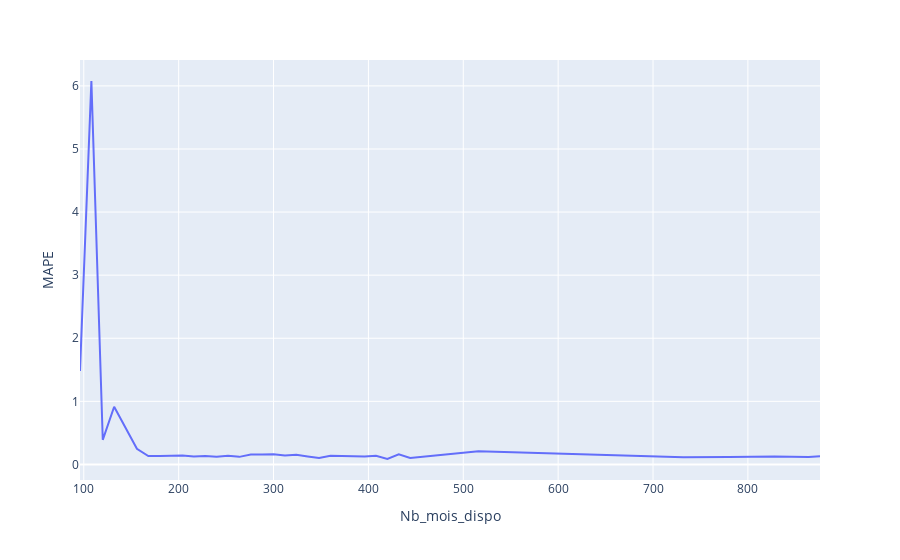

This figure's notebook cell:
### Code cell
px.line(MAPE_by_month, x=MAPE_by_month.index, y="MAPE")

### Figure 1 — Plotly figure (JSON) as saved in the notebook; plotly's stock layout.template omitted (floating-point values rounded to 4 significant figures)
{"data": [{"hovertemplate": "Nb_mois_dispo=%{x}<br>MAPE=%{y}<extra></extra>", "legendgroup": "", "line": {"color": "#636efa", "dash": "solid"}, "marker": {"symbol": "circle"}, "mode": "lines", "name": "", "orientation": "v", "showlegend": false, "type": "scatter", "x": [96, 108, 120, 132, 156, 168, 180, 192, 204, 216, 228, 240, 252, 264, 276, 288, 300, 312, 324, 336, 348, 360, 372, 384, 396, 408, 420, 432, 444, 516, 708, 732, 780, 828, 864, 876], "xaxis": "x", "y": [1.481, 6.077, 0.3905, 0.9142, 0.2473, 0.1325, 0.1352, 0.1332, 0.1418, 0.1251, 0.1325, 0.1221, 0.1359, 0.1202, 0.1568, 0.1578, 0.162, 0.1422, 0.1538, 0.1274, 0.1038, 0.1386, 0.1319, 0.1315, 0.1242, 0.1365, 0.08634, 0.1599, 0.1034, 0.2107, 0.1199, 0.1154, 0.1163, 0.1273, 0.1199, 0.131], "yaxis": "y"}], "layout": {"legend": {"tracegroupgap": 0}, "margin": {"t": 60}, "xaxis": {"anchor": "y", "domain": [0, 1], "title": {"text": "Nb_mois_dispo"}}, "yaxis": {"anchor": "x", "domain": [0, 1], "title": {"text": "MAPE"}}}}
